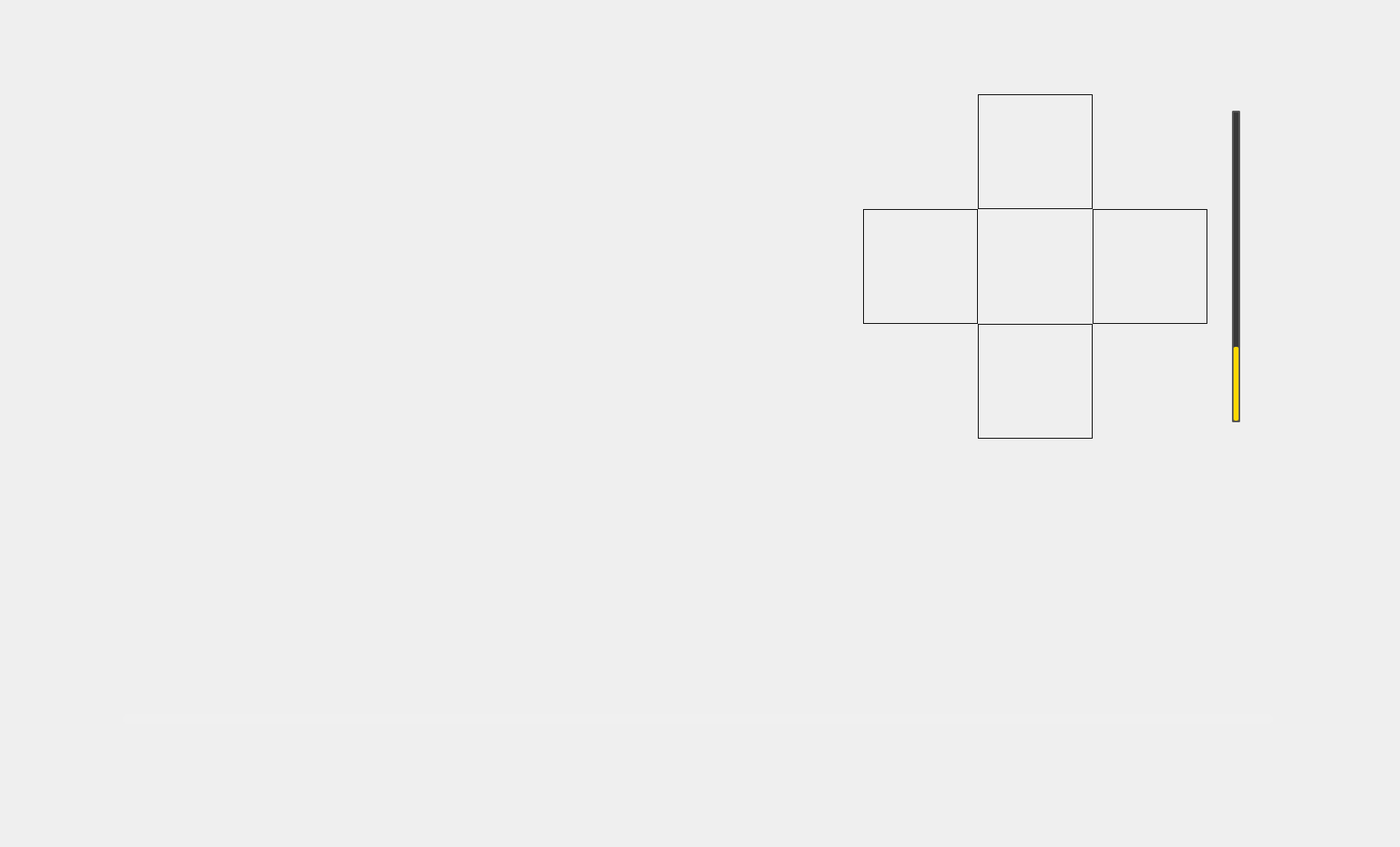
<?xml version="1.0" encoding="UTF-8"?>
<ui version="4.0">
 <class>Win_Fight</class>
 <widget class="QWidget" name="Win_Fight">
  <property name="geometry">
   <rect>
    <x>0</x>
    <y>0</y>
    <width>1708</width>
    <height>1033</height>
   </rect>
  </property>
  <property name="windowTitle">
   <string>Form</string>
  </property>
  <property name="styleSheet">
   <string notr="true"/>
  </property>
  <layout class="QVBoxLayout" name="verticalLayout_6">
   <property name="spacing">
    <number>0</number>
   </property>
   <property name="leftMargin">
    <number>130</number>
   </property>
   <property name="topMargin">
    <number>70</number>
   </property>
   <property name="rightMargin">
    <number>130</number>
   </property>
   <property name="bottomMargin">
    <number>70</number>
   </property>
   <item>
    <layout class="QVBoxLayout" name="verticalLayout_5" stretch="1,0">
     <property name="spacing">
      <number>0</number>
     </property>
     <property name="topMargin">
      <number>5</number>
     </property>
     <property name="rightMargin">
      <number>5</number>
     </property>
     <property name="bottomMargin">
      <number>80</number>
     </property>
     <item>
      <layout class="QHBoxLayout" name="horizontalLayout_5" stretch="1,0">
       <property name="spacing">
        <number>0</number>
       </property>
       <property name="bottomMargin">
        <number>0</number>
       </property>
       <item>
        <layout class="QVBoxLayout" name="verticalLayout_3" stretch="1,0">
         <property name="spacing">
          <number>0</number>
         </property>
         <item>
          <layout class="QHBoxLayout" name="layout_monster" stretch="1,0">
           <property name="spacing">
            <number>25</number>
           </property>
           <property name="leftMargin">
            <number>30</number>
           </property>
           <item>
            <widget class="QLabel" name="img_monster">
             <property name="sizePolicy">
              <sizepolicy hsizetype="Fixed" vsizetype="Fixed">
               <horstretch>0</horstretch>
               <verstretch>0</verstretch>
              </sizepolicy>
             </property>
             <property name="minimumSize">
              <size>
               <width>200</width>
               <height>200</height>
              </size>
             </property>
             <property name="maximumSize">
              <size>
               <width>200</width>
               <height>200</height>
              </size>
             </property>
             <property name="styleSheet">
              <string notr="true">QLabel{
	border-radius:100px;
}</string>
             </property>
             <property name="text">
              <string/>
             </property>
            </widget>
           </item>
           <item>
            <layout class="QVBoxLayout" name="layout_monster2" stretch="1,1,1,2">
             <property name="spacing">
              <number>15</number>
             </property>
             <item>
              <spacer name="verticalSpacer_5">
               <property name="orientation">
                <enum>Qt::Vertical</enum>
               </property>
               <property name="sizeHint" stdset="0">
                <size>
                 <width>20</width>
                 <height>40</height>
                </size>
               </property>
              </spacer>
             </item>
             <item>
              <widget class="W_StatusBar" name="monsterStatus" native="true">
               <property name="minimumSize">
                <size>
                 <width>0</width>
                 <height>30</height>
                </size>
               </property>
               <property name="maximumSize">
                <size>
                 <width>16777215</width>
                 <height>30</height>
                </size>
               </property>
              </widget>
             </item>
             <item>
              <widget class="W_AnimatedProgressBar" name="monsterLife" native="true">
               <property name="minimumSize">
                <size>
                 <width>0</width>
                 <height>25</height>
                </size>
               </property>
               <property name="maximumSize">
                <size>
                 <width>16777215</width>
                 <height>25</height>
                </size>
               </property>
              </widget>
             </item>
             <item>
              <spacer name="verticalSpacer_4">
               <property name="orientation">
                <enum>Qt::Vertical</enum>
               </property>
               <property name="sizeHint" stdset="0">
                <size>
                 <width>20</width>
                 <height>40</height>
                </size>
               </property>
              </spacer>
             </item>
            </layout>
           </item>
          </layout>
         </item>
         <item>
          <layout class="QHBoxLayout" name="horizontalLayout_4">
           <property name="spacing">
            <number>0</number>
           </property>
           <property name="leftMargin">
            <number>50</number>
           </property>
           <property name="topMargin">
            <number>30</number>
           </property>
           <property name="rightMargin">
            <number>50</number>
           </property>
           <property name="bottomMargin">
            <number>30</number>
           </property>
           <item>
            <widget class="MonsterFightView" name="fight_view" native="true">
             <property name="minimumSize">
              <size>
               <width>800</width>
               <height>400</height>
              </size>
             </property>
             <property name="maximumSize">
              <size>
               <width>800</width>
               <height>400</height>
              </size>
             </property>
            </widget>
           </item>
          </layout>
         </item>
        </layout>
       </item>
       <item>
        <layout class="QVBoxLayout" name="verticalLayout_4" stretch="0,0,0,0">
         <property name="spacing">
          <number>0</number>
         </property>
         <property name="leftMargin">
          <number>0</number>
         </property>
         <property name="topMargin">
          <number>0</number>
         </property>
         <property name="rightMargin">
          <number>20</number>
         </property>
         <property name="bottomMargin">
          <number>20</number>
         </property>
         <item>
          <spacer name="verticalSpacer_3">
           <property name="orientation">
            <enum>Qt::Vertical</enum>
           </property>
           <property name="sizeHint" stdset="0">
            <size>
             <width>20</width>
             <height>40</height>
            </size>
           </property>
          </spacer>
         </item>
         <item>
          <layout class="QHBoxLayout" name="horizontalLayout_6">
           <property name="spacing">
            <number>0</number>
           </property>
           <property name="leftMargin">
            <number>0</number>
           </property>
           <property name="rightMargin">
            <number>20</number>
           </property>
           <property name="bottomMargin">
            <number>0</number>
           </property>
           <item>
            <layout class="QVBoxLayout" name="verticalLayout_7">
             <property name="spacing">
              <number>20</number>
             </property>
             <property name="bottomMargin">
              <number>0</number>
             </property>
             <item>
              <layout class="QGridLayout" name="gridLayout" columnstretch="0,0,0">
               <property name="leftMargin">
                <number>0</number>
               </property>
               <property name="rightMargin">
                <number>0</number>
               </property>
               <property name="bottomMargin">
                <number>0</number>
               </property>
               <property name="spacing">
                <number>0</number>
               </property>
               <item row="1" column="0">
                <widget class="QPushButton" name="button_useSpell">
                 <property name="sizePolicy">
                  <sizepolicy hsizetype="Fixed" vsizetype="Fixed">
                   <horstretch>0</horstretch>
                   <verstretch>0</verstretch>
                  </sizepolicy>
                 </property>
                 <property name="minimumSize">
                  <size>
                   <width>140</width>
                   <height>140</height>
                  </size>
                 </property>
                 <property name="maximumSize">
                  <size>
                   <width>140</width>
                   <height>140</height>
                  </size>
                 </property>
                 <property name="styleSheet">
                  <string notr="true">QPushButton{
	border:1px solid black;
	border-image:url(:/icons/button/Ressources/buttonFight_spell.png);
}

QPushButton::hover{
	border-image:url(:/icons/button/Ressources/buttonFight_spell_h.png);
}

QPushButton::pressed{
	border-image:url(:/icons/button/Ressources/buttonFight_spell_p.png);
}

QPushButton:disabled{
	border-image:url(:/icons/button/Ressources/buttonFight_spell_d.png);
}
/*QPushButton{
	border:1px solid black;
	border-image:url(:/icons/button/Ressources/buttonFight_4.png);
}

QPushButton::hover{
	border-image:url(:/icons/button/Ressources/buttonFight_4_hover.png);
}

QPushButton::pressed{
	border-image:url(:/icons/button/Ressources/buttonFight_4_pressed.png);
}

QPushButton::disabled{
	border-image:url(:/icons/button/Ressources/buttonFight_4_disabled.png);
}*/</string>
                 </property>
                 <property name="text">
                  <string/>
                 </property>
                </widget>
               </item>
               <item row="1" column="2">
                <widget class="QPushButton" name="button_lightAttack">
                 <property name="sizePolicy">
                  <sizepolicy hsizetype="Fixed" vsizetype="Fixed">
                   <horstretch>0</horstretch>
                   <verstretch>0</verstretch>
                  </sizepolicy>
                 </property>
                 <property name="minimumSize">
                  <size>
                   <width>140</width>
                   <height>140</height>
                  </size>
                 </property>
                 <property name="maximumSize">
                  <size>
                   <width>140</width>
                   <height>140</height>
                  </size>
                 </property>
                 <property name="styleSheet">
                  <string notr="true">QPushButton{
	border:1px solid black;
	border-image:url(:/icons/button/Ressources/buttonFight_2.png);
}

QPushButton::hover{
	border-image:url(:/icons/button/Ressources/buttonFight_2_hover.png);
}

QPushButton::pressed{
	border-image:url(:/icons/button/Ressources/buttonFight_2_pressed.png);
}

QPushButton::disabled{
	border-image:url(:/icons/button/Ressources/buttonFight_2_disabled.png);
}</string>
                 </property>
                 <property name="text">
                  <string/>
                 </property>
                </widget>
               </item>
               <item row="0" column="1">
                <widget class="QPushButton" name="button_heavyAttack">
                 <property name="sizePolicy">
                  <sizepolicy hsizetype="Fixed" vsizetype="Fixed">
                   <horstretch>0</horstretch>
                   <verstretch>0</verstretch>
                  </sizepolicy>
                 </property>
                 <property name="minimumSize">
                  <size>
                   <width>140</width>
                   <height>140</height>
                  </size>
                 </property>
                 <property name="maximumSize">
                  <size>
                   <width>140</width>
                   <height>140</height>
                  </size>
                 </property>
                 <property name="styleSheet">
                  <string notr="true">QPushButton{
	border:1px solid black;
	border-image:url(:/icons/button/Ressources/buttonFight_1.png);
}

QPushButton::hover{
	border-image:url(:/icons/button/Ressources/buttonFight_1_hover.png);
}

QPushButton::pressed{
	border-image:url(:/icons/button/Ressources/buttonFight_1_pressed.png);
}

QPushButton::disabled{
	border-image:url(:/icons/button/Ressources/buttonFight_1_disabled.png);
}</string>
                 </property>
                 <property name="text">
                  <string/>
                 </property>
                </widget>
               </item>
               <item row="2" column="1">
                <widget class="QPushButton" name="button_flee">
                 <property name="sizePolicy">
                  <sizepolicy hsizetype="Fixed" vsizetype="Fixed">
                   <horstretch>0</horstretch>
                   <verstretch>0</verstretch>
                  </sizepolicy>
                 </property>
                 <property name="minimumSize">
                  <size>
                   <width>140</width>
                   <height>140</height>
                  </size>
                 </property>
                 <property name="maximumSize">
                  <size>
                   <width>140</width>
                   <height>140</height>
                  </size>
                 </property>
                 <property name="styleSheet">
                  <string notr="true">QPushButton{
	border:1px solid black;
	border-image:url(:/icons/button/Ressources/buttonFight_3.png);
}

QPushButton::hover{
	border-image:url(:/icons/button/Ressources/buttonFight_3_hover.png);
}

QPushButton::pressed{
	border-image:url(:/icons/button/Ressources/buttonFight_3_pressed.png);
}

QPushButton::disabled{
	border-image:url(:/icons/button/Ressources/buttonFight_3_disabled.png);
}</string>
                 </property>
                 <property name="text">
                  <string/>
                 </property>
                </widget>
               </item>
              </layout>
             </item>
            </layout>
           </item>
           <item>
            <layout class="QVBoxLayout" name="verticalLayout_2" stretch="0">
             <property name="spacing">
              <number>0</number>
             </property>
             <property name="leftMargin">
              <number>30</number>
             </property>
             <property name="topMargin">
              <number>20</number>
             </property>
             <property name="rightMargin">
              <number>20</number>
             </property>
             <property name="bottomMargin">
              <number>20</number>
             </property>
             <item>
              <widget class="QProgressBar" name="data_playerStamina">
               <property name="minimumSize">
                <size>
                 <width>10</width>
                 <height>0</height>
                </size>
               </property>
               <property name="maximumSize">
                <size>
                 <width>10</width>
                 <height>16777215</height>
                </size>
               </property>
               <property name="styleSheet">
                <string notr="true">QProgressBar {
	border:2px solid #575757;
	border-radius:2px;
	background-color: qlineargradient(x1: 0, y1: 0, x2: 1, y2: 1, stop: 0 #393939, stop: 1 #393939);
}

QProgressBar::chunk {
	background-color: qlineargradient(x1: 0, y1: 1, x2: 1, y2: 1,  stop: 1 #ffd800, stop: 0 #ffd800);
	border-radius:2px;
}</string>
               </property>
               <property name="value">
                <number>24</number>
               </property>
               <property name="alignment">
                <set>Qt::AlignCenter</set>
               </property>
               <property name="textVisible">
                <bool>false</bool>
               </property>
               <property name="orientation">
                <enum>Qt::Vertical</enum>
               </property>
              </widget>
             </item>
            </layout>
           </item>
          </layout>
         </item>
         <item>
          <spacer name="verticalSpacer_7">
           <property name="orientation">
            <enum>Qt::Vertical</enum>
           </property>
           <property name="sizeHint" stdset="0">
            <size>
             <width>20</width>
             <height>40</height>
            </size>
           </property>
          </spacer>
         </item>
         <item>
          <layout class="QHBoxLayout" name="horizontalLayout_2" stretch="1,3">
           <property name="spacing">
            <number>0</number>
           </property>
           <item alignment="Qt::AlignRight|Qt::AlignVCenter">
            <widget class="QLabel" name="img_player">
             <property name="sizePolicy">
              <sizepolicy hsizetype="Fixed" vsizetype="Fixed">
               <horstretch>0</horstretch>
               <verstretch>0</verstretch>
              </sizepolicy>
             </property>
             <property name="minimumSize">
              <size>
               <width>150</width>
               <height>150</height>
              </size>
             </property>
             <property name="maximumSize">
              <size>
               <width>150</width>
               <height>150</height>
              </size>
             </property>
             <property name="styleSheet">
              <string notr="true">QLabel{
	border-radius:75px;
}</string>
             </property>
             <property name="text">
              <string/>
             </property>
            </widget>
           </item>
           <item>
            <layout class="QVBoxLayout" name="verticalLayout" stretch="1,1,1,1,2">
             <property name="spacing">
              <number>8</number>
             </property>
             <property name="leftMargin">
              <number>12</number>
             </property>
             <item>
              <spacer name="verticalSpacer">
               <property name="orientation">
                <enum>Qt::Vertical</enum>
               </property>
               <property name="sizeHint" stdset="0">
                <size>
                 <width>20</width>
                 <height>40</height>
                </size>
               </property>
              </spacer>
             </item>
             <item>
              <widget class="W_AnimatedProgressBar" name="heroLife" native="true">
               <property name="minimumSize">
                <size>
                 <width>0</width>
                 <height>25</height>
                </size>
               </property>
               <property name="maximumSize">
                <size>
                 <width>16777215</width>
                 <height>25</height>
                </size>
               </property>
              </widget>
             </item>
             <item>
              <widget class="W_AnimatedProgressBar" name="heroMana" native="true">
               <property name="minimumSize">
                <size>
                 <width>0</width>
                 <height>12</height>
                </size>
               </property>
               <property name="maximumSize">
                <size>
                 <width>16777215</width>
                 <height>12</height>
                </size>
               </property>
              </widget>
             </item>
             <item>
              <widget class="W_StatusBar" name="heroStatus" native="true">
               <property name="minimumSize">
                <size>
                 <width>0</width>
                 <height>30</height>
                </size>
               </property>
               <property name="maximumSize">
                <size>
                 <width>16777215</width>
                 <height>30</height>
                </size>
               </property>
              </widget>
             </item>
             <item>
              <spacer name="verticalSpacer_2">
               <property name="orientation">
                <enum>Qt::Vertical</enum>
               </property>
               <property name="sizeHint" stdset="0">
                <size>
                 <width>20</width>
                 <height>40</height>
                </size>
               </property>
              </spacer>
             </item>
            </layout>
           </item>
          </layout>
         </item>
        </layout>
       </item>
      </layout>
     </item>
     <item>
      <layout class="QHBoxLayout" name="horizontalLayout_3" stretch="3">
       <property name="spacing">
        <number>30</number>
       </property>
       <property name="leftMargin">
        <number>20</number>
       </property>
       <property name="rightMargin">
        <number>20</number>
       </property>
       <item>
        <widget class="QGraphicsView" name="itemView">
         <property name="sizePolicy">
          <sizepolicy hsizetype="Expanding" vsizetype="Fixed">
           <horstretch>0</horstretch>
           <verstretch>0</verstretch>
          </sizepolicy>
         </property>
         <property name="minimumSize">
          <size>
           <width>0</width>
           <height>125</height>
          </size>
         </property>
         <property name="maximumSize">
          <size>
           <width>16777215</width>
           <height>125</height>
          </size>
         </property>
         <property name="styleSheet">
          <string notr="true">QGraphicsView{
		background-color:rgba(250,250,250,5);
    	border: none;
    	margin: 0px 0px 0px 0px;
}
QGraphicsView QScrollBar::horizontal {
        background: none;
        height: 12px;
		border-radius:2px;
}
QGraphicsView QScrollBar::groove {
        background: none;
}
QGraphicsView QScrollBar::left-arrow{
	background: none;
}
QGraphicsView QScrollBar::right-arrow{
	background: none;
}
QGraphicsView QScrollBar::sub-line:horizontal{
	background: none;
}
QGraphicsView QScrollBar::add-line:horizontal{
	background: none;
}
QScrollBar::sub-page:horizontal {
	background: none;
}
QGraphicsView QScrollBar::handle {
        background: rgba(250,250,250,15);
		border-radius:5px;
		max-width:10px;
}
/*
QGraphicsView QScrollBar::add-line:horizontal {
       background: white;
        width: 0px;
        subcontrol-position: left;
        subcontrol-origin: margin;
}
QGraphicsView QScrollBar::sub-line:horizontal {
        background: white;
        width: 0 px;
        subcontrol-position: right;
       subcontrol-origin: margin;
}*/</string>
         </property>
         <property name="verticalScrollBarPolicy">
          <enum>Qt::ScrollBarAlwaysOff</enum>
         </property>
         <property name="horizontalScrollBarPolicy">
          <enum>Qt::ScrollBarAlwaysOn</enum>
         </property>
        </widget>
       </item>
      </layout>
     </item>
    </layout>
   </item>
  </layout>
 </widget>
 <customwidgets>
  <customwidget>
   <class>MonsterFightView</class>
   <extends>QWidget</extends>
   <header>monsterfightview.h</header>
   <container>1</container>
  </customwidget>
  <customwidget>
   <class>W_AnimatedProgressBar</class>
   <extends>QWidget</extends>
   <header>win_fight.h</header>
   <container>1</container>
  </customwidget>
  <customwidget>
   <class>W_StatusBar</class>
   <extends>QWidget</extends>
   <header>win_fight.h</header>
   <container>1</container>
  </customwidget>
 </customwidgets>
 <resources/>
 <connections/>
</ui>
